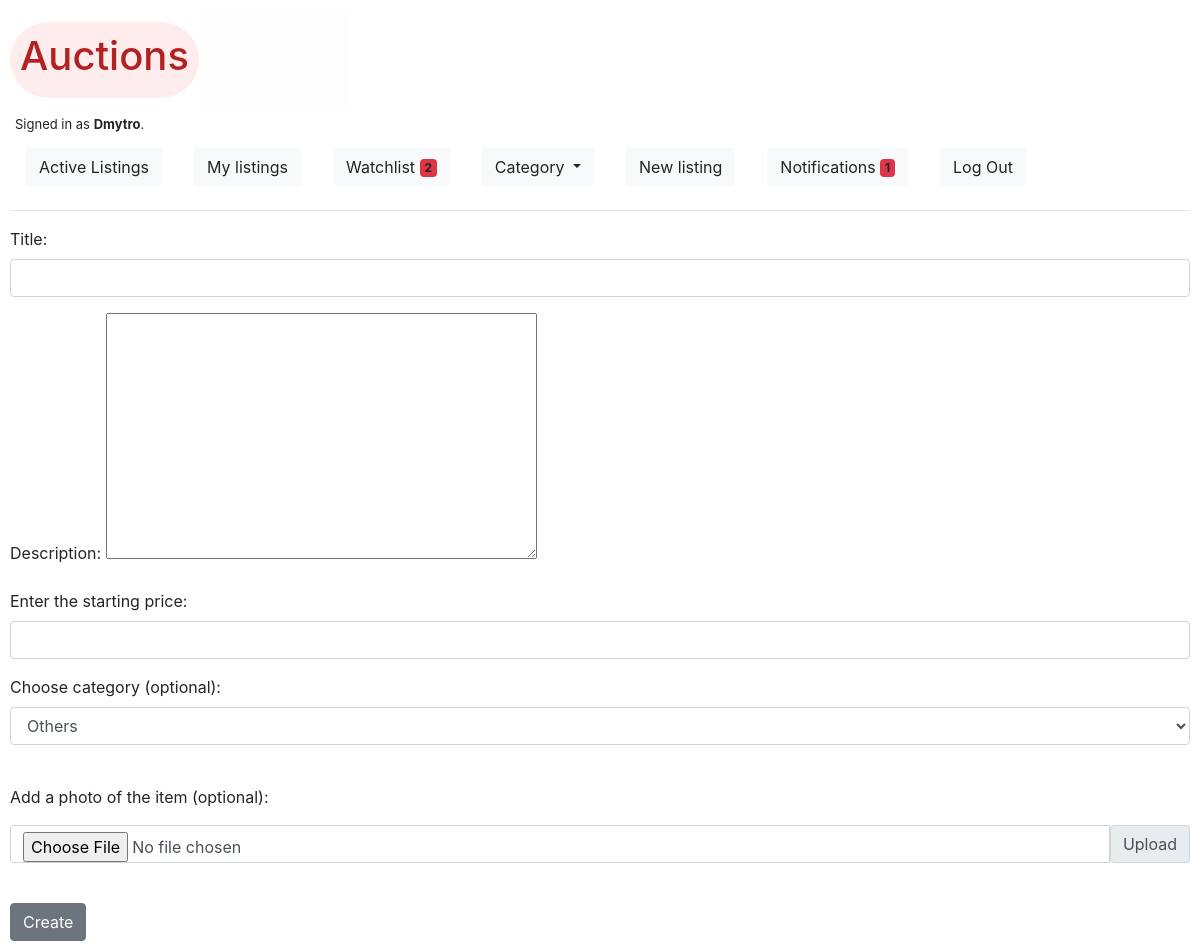
The app's page /new_listing (signed in), older data.
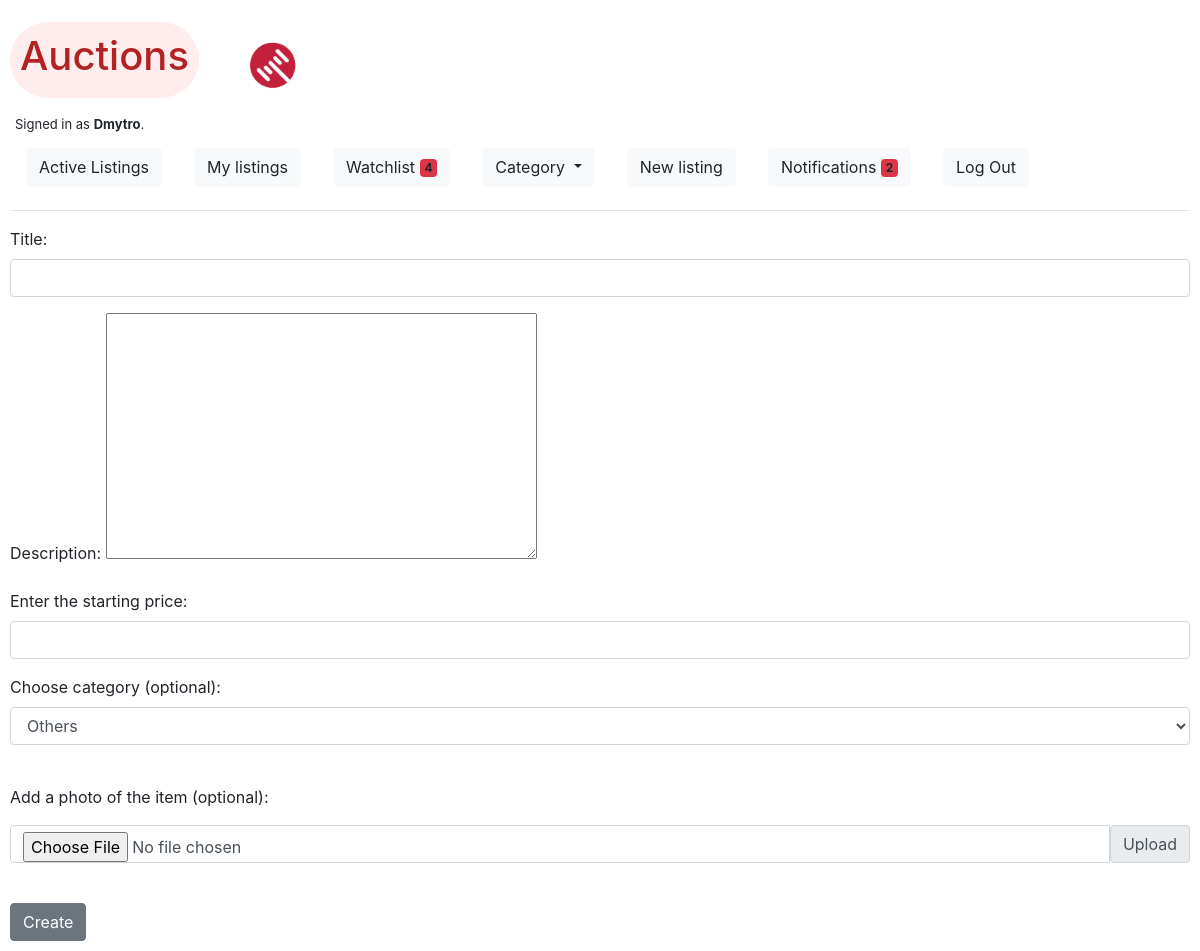
The same page, newer data.
### auctions/models.py (models this page shows)
class User(AbstractUser):
    pass

### auctions/views.py (the view)
# urls.py: path("new_listing", views.new_listing, name="new_listing"),
@login_required
def new_listing(request):
    if request.method == 'POST':
        inf_form = InfoForm(request.POST)
        img_form = ImageFormNew(request.POST, request.FILES)
        if inf_form.is_valid() and img_form.is_valid():
            user = request.user
            title = inf_form.cleaned_data['title']
            description = inf_form.cleaned_data['description']
            starting_price = inf_form.cleaned_data['starting_price']
            category = inf_form.cleaned_data['category']
            if not category:
                category ='OT'
            Listing(user=user, title=title,
                    description=description,
                    starting_price=starting_price, category=category).save()
            listing = Listing.objects.filter(title=title).get()
            image = img_form.cleaned_data['image']
            if image:
                Photo(user=user, listing=listing, image=image).save()
            return render(request, "auctions/listing.html", {
                "listing": listing,
                "img_form": ImageFormNew(),
                "comment_form": CommForm(),
                "bid_form": BidForm(),
                "category_form": CategoryForm(),
                "its_my": True,
                })
        else:
            return render(request, "auctions/new_listing.html", {
                "inf_form": InfoForm(),
                "img_form": ImageFormNew(),
                "description_error": 'Please fill in description field!'
                })
    else:
        return render(request, "auctions/new_listing.html", {
            "inf_form": InfoForm(),
            "img_form": ImageFormNew(),
            })

### auctions/views.py
class InfoForm(forms.ModelForm):
    class Meta:
        model = Listing
        fields = ['title', 'description', 'starting_price', 'category']
        labels = {
            'title': 'Title',
            'starting_price': 'Enter the starting price',
            'category': 'Choose category (optional)',
        }
        widgets = {
            'title': forms.TextInput(attrs={'class': 'form-control'}),
            'starting_price': forms.NumberInput(attrs={'class': 'form-control'}),
            'category': forms.Select(attrs={'class': 'form-control'}),
        }

class ImageFormNew(forms.ModelForm):
    class Meta:
        model = Photo
        fields = ['image']
        labels = {
            'image': '',
        }
        widgets = {
            'image': forms.FileInput(attrs={'class': 'form-control',
                                            'id': 'inputGroupFile01',}),
        }

### auctions/templates/auctions/new_listing.html (shortened to what this page needs)
{% extends "auctions/layout.html" %}
{% block body %}
    <form action="{% url 'new_listing' %}" method="post" enctype="multipart/form-data">
        {{ inf_form.as_p }}
        <br>
        <p>Add a photo of the item (optional):</p>
        <div class="input-group mb-3">
            {{ img_form }}
            <label class="input-group-text" for="inputGroupFile01">Upload</label>
        </div>
        <br>
        <button class="btn btn-secondary" type="submit">Create</button>
    </form>
{% endblock %}

### auctions/templates/auctions/layout.html (shortened to what this page needs)
{% load static %}
<!DOCTYPE html>
<html lang="en">
    <head>
        <link rel="stylesheet" href="https://stackpath.bootstrapcdn.com/bootstrap/4.4.1/css/bootstrap.min.css">
        <link rel="stylesheet" href="{% static 'auctions/styles.css' %}">
        <link rel="stylesheet" href="{% static 'auctions/color.css' %}">
        <script src="https://cdn.jsdelivr.net/npm/bootstrap@5.0.0-beta1/dist/js/bootstrap.min.js"></script>    </head>
    <body class="auctions">
        <div class="title">
            <div id="auction_logo"><h1>Auctions</h1></div>
            <div class="gif"></div>
        </div>
        <div id="is_authenticated">
            {% if user.is_authenticated %}
                Signed in as <strong>{{ user.username }}</strong>.
            {% else %}
                Not signed in.
            {% endif %}
        </div>
        <ul class="nav">
                <li class="nav-item">
                    <a class="nav-link" href="{% url 'index' %}">
                        <button type="button" class="btn btn-light">
                            Active Listings
                        </button>
                    </a>
                </li>
                {% if user.is_authenticated %}
                    <li class="nav-item">
                        <a class="nav-link" href="{% url 'my_listings' %}">
                            <button type="button" class="btn btn-light">
                                My listings
                            </button>
                        </a>
                    </li>
                    <li class="nav-item">
                        <a class="nav-link" href="{% url 'watchlist' %}">
                            <button type="button" class="btn btn-light">
                                Watchlist <span class="badge bg-danger">{% if request.user.watch.count != 0 %} {{ request.user.watch.count }} {% endif %}</span>
                              </button></a>
                    </li>
                    <li class="nav-item">
                        <div class="nav-link">
                            <a class="btn btn-light dropdown-toggle" href="#" role="button" id="dropdownMenuLink" data-toggle="dropdown" aria-haspopup="true" aria-expanded="false">
                            Category
                            </a>
                        </div>
                    </li>
                    <li class="nav-item">
                        <a class="nav-link" href="{% url 'new_listing' %}">
                            <button type="button" class="btn btn-light">
                                New listing
                            </button>
                        </a>
                    </li>
                    <li class="nav-item">
                        <a class="nav-link" href="{% url 'notifications' %}">
                            <button type="button" class="btn btn-light">
                                Notifications <span class="badge bg-danger">{% if request.user.user_notifications.count != 0 %} {{ request.user.user_notifications.count }} {% endif %}</span>
                              </button></a>
                    </li>
                    <li class="nav-item">
                        <a class="nav-link" href="{% url 'logout' %}">
                            <button type="button" class="btn btn-light">
                                Log Out
                            </button>
                        </a>
                    </li>
                {% endif %}
        </ul>
        <hr>
        {% block body %}
        {% endblock %}
    </body>
</html>

Row changes from the older to the newer data that the page shows:
changed User "Dmytro": user.watch.count "2" → "4"; user.user_notifications.count "1" → "2"
